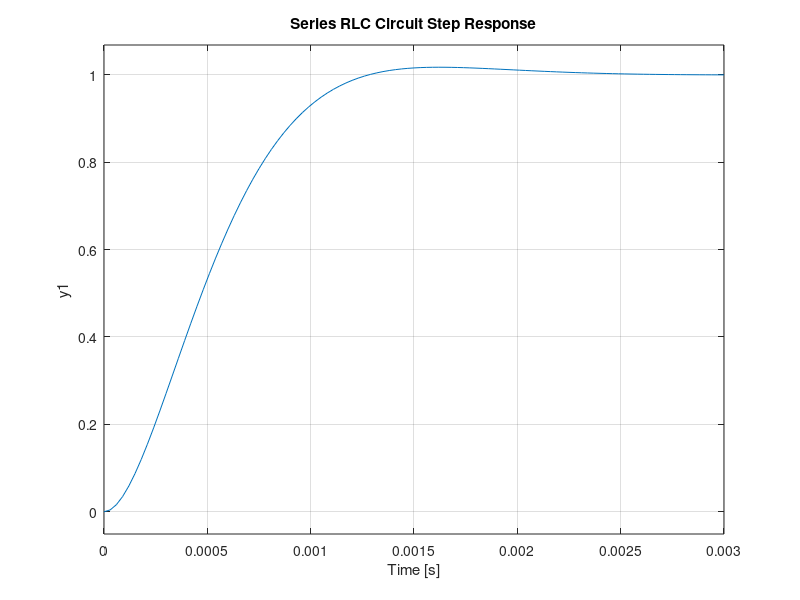

This figure's MATLAB source:
% Series RLC Circuit: 
% RLC Circuit Response  
% Md. Roknuzzaman Rikon
% 26-09-2024
R = 5; % Resistance in ohms  
L = 1e-3; % Inductance in henrys  
C = 100e-6; % Capacitance in farads  

% Define the transfer function of the series RLC circuit
sys = tf([1], [L*C R*C 1]);  

% Plot the step response of the system
step(sys); 
title('Series RLC Circuit Step Response');  
